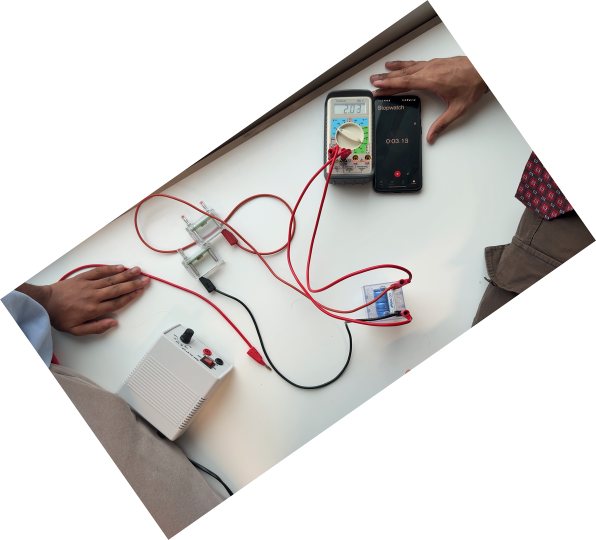
#> input picture cap_ocr/frames_COMPRESSED/frames/frame_1200.png, 1192 x 1080 px (shown at 1/2 size)
$ python -i batch_ocr_threaded.py   (imports and definitions only)
#> lines starting #> are read from the running program, lines starting #| are printed output that depends on the picture
#!/usr/bin/env python3
"""
Threaded batch OCR — overlaps CPU preprocessing with GPU inference.
"""
import os, sys, glob, time, re
from concurrent.futures import ThreadPoolExecutor
import numpy as np
from PIL import Image
import cv2
from pyturboocr import OCR

FRAMES_DIR  = os.path.expanduser(os.environ.get("FRAMES_DIR",  "~/cap_ocr/frames"))
OUTPUT_FILE = os.path.expanduser(os.environ.get("OUTPUT_FILE", "~/cap_ocr/data.txt"))
START_FRAME = int(os.environ.get("START_FRAME", "1"))
END_FRAME   = int(os.environ.get("END_FRAME",   "99999"))

DMM_W, DMM_H     = 148, 78
TIMER_W, TIMER_H = 141, 61
SEARCH_X, SEARCH_Y = 500, 100
SEARCH_W, SEARCH_H = 400, 250

PROVIDERS = ["CUDAExecutionProvider", "CPUExecutionProvider"]
# [1 line not run here, left out]
# [1 line that did not run here, left out]

# Build template
# [1 line not run here, left out]
# [1 line that did not run here, left out]
# [1 line not run here, left out]


def preprocess_dmm(img_pil):
    r, g, b = img_pil.convert("RGB").split()
    arr = np.array(r).astype(np.float32)
    lo, hi = 0.30 * 255, 0.70 * 255
    arr = (arr - lo) / (hi - lo) * 255
    arr = np.clip(arr, 0, 255).astype(np.uint8)
    img = Image.fromarray(arr)
    return img.resize((img.width * 6, img.height * 6), Image.LANCZOS)


def preprocess_timer(img_pil):
    return img_pil.resize((img_pil.width * 4, img_pil.height * 4), Image.LANCZOS)


def find_dmm_position(frame_gray):
    search = frame_gray[SEARCH_Y:SEARCH_Y+SEARCH_H, SEARCH_X:SEARCH_X+SEARCH_W]
    if search.shape[0] < template.shape[0] or search.shape[1] < template.shape[1]:
        return None
    res = cv2.matchTemplate(search, template, cv2.TM_CCOEFF_NORMED)
    _, max_val, _, max_loc = cv2.minMaxLoc(res)
    if max_val < 0.5:
        return None
    return (SEARCH_X + max_loc[0], SEARCH_Y + max_loc[1])


def extract_dmm(text):
    first = text.split("\n")[0].strip()
    m = re.match(r"^(-?\d+\.?\d*)", first)
    if m: return m.group(1)
    m = re.search(r"-?\d+\.\d+", text)
    return m.group(0) if m else ""


def extract_timer(text):
    m = re.search(r"\d+:\d{2}\.?\d*", text)
    return m.group(0) if m else ""


def timer_to_seconds(s):
    m = re.match(r"^(\d+):(\d{2})\.?(\d*)$", s)
    if not m: return None
    mins, secs, frac = int(m.group(1)), int(m.group(2)), m.group(3) or "0"
    return mins * 60 + secs + (float("0." + frac) if frac else 0.0)


def process_frame(src):
    """CPU-heavy: open, template match, crop, preprocess.
       Returns dict with everything needed for OCR stage."""
#> called with src = 'frames_COMPRESSED/frames/frame_1200.png'
    num = int(os.path.basename(src).replace("frame_", "").replace(".png", ""))
    t_vid = num / 60.0
    try:
        full = Image.open(src)
#> full is the input picture: PIL image 1192x1080 RGB; mean R, G, B 213.1, 210.4, 208.6
        gray = np.array(full.convert("L"))
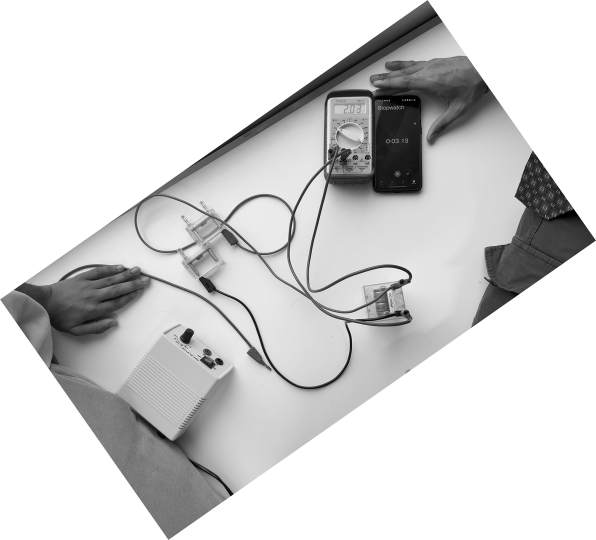
#> gray: shape (1080, 1192) (shown at 1/2 size); min 0, max 255, mean 211
        pos = find_dmm_position(gray)
#> in find_dmm_position, `search = frame_gray[SEARCH_Y:SEARCH_Y+SEARCH_H, SEARCH_X:SEARCH_X+SEAR..`:
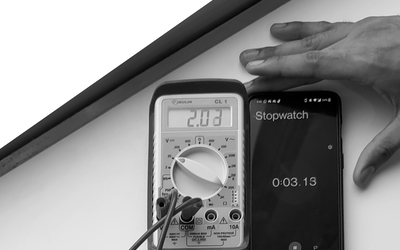
#> search: shape (250, 400); min 0, max 255, mean 141.2
        if pos is None:
            return {"num": num, "t_vid": t_vid, "ok": False, "reason": "track"}
        x, y = pos
        dmm_crop = full.crop((x, y, x + DMM_W, y + DMM_H))
        timer_crop = full.crop((x + 111, y + 61, x + 111 + TIMER_W, y + 61 + TIMER_H))
        dmm_img = preprocess_dmm(dmm_crop)
        timer_img = preprocess_timer(timer_crop)
        # Save to temp files (pyturboocr needs paths)
        dmm_path = f"/tmp/pf_dmm_{num}.png"
        timer_path = f"/tmp/pf_timer_{num}.png"
        dmm_img.save(dmm_path)
        timer_img.save(timer_path)
        return {"num": num, "t_vid": t_vid, "ok": True,
                "dmm_path": dmm_path, "timer_path": timer_path}
    except Exception as e:
        return {"num": num, "t_vid": t_vid, "ok": False, "reason": str(e)}


def ocr_frame(meta):
    """GPU-heavy: run OCR on preprocessed crops."""
    if not meta["ok"]:
        return meta
    try:
        meta["dmm_text"] = extract_dmm(ocr.recognize_image(meta["dmm_path"]).text)
    except Exception:
        meta["dmm_text"] = ""
    try:
        meta["timer_text"] = extract_timer(ocr.recognize_image(meta["timer_path"]).text)
    except Exception:
        meta["timer_text"] = ""
    return meta


# ---- MAIN ----
all_frames = sorted(glob.glob(os.path.join(FRAMES_DIR, "frame_*.png")))
frames = [f for f in all_frames
          if START_FRAME <= int(os.path.basename(f).replace("frame_", "").replace(".png", "")) <= END_FRAME]
total = len(frames)
# [5 lines not run here, left out]

t0 = time.time()
good, bad = 0, 0

# Pipeline: 2 worker threads for CPU preprocessing, results fed to single-thread OCR
# pyturboocr may not be thread-safe — keep OCR sequential
# [33 lines not run here, left out]

>>> result = process_frame('frames_COMPRESSED/frames/frame_1200.png')
